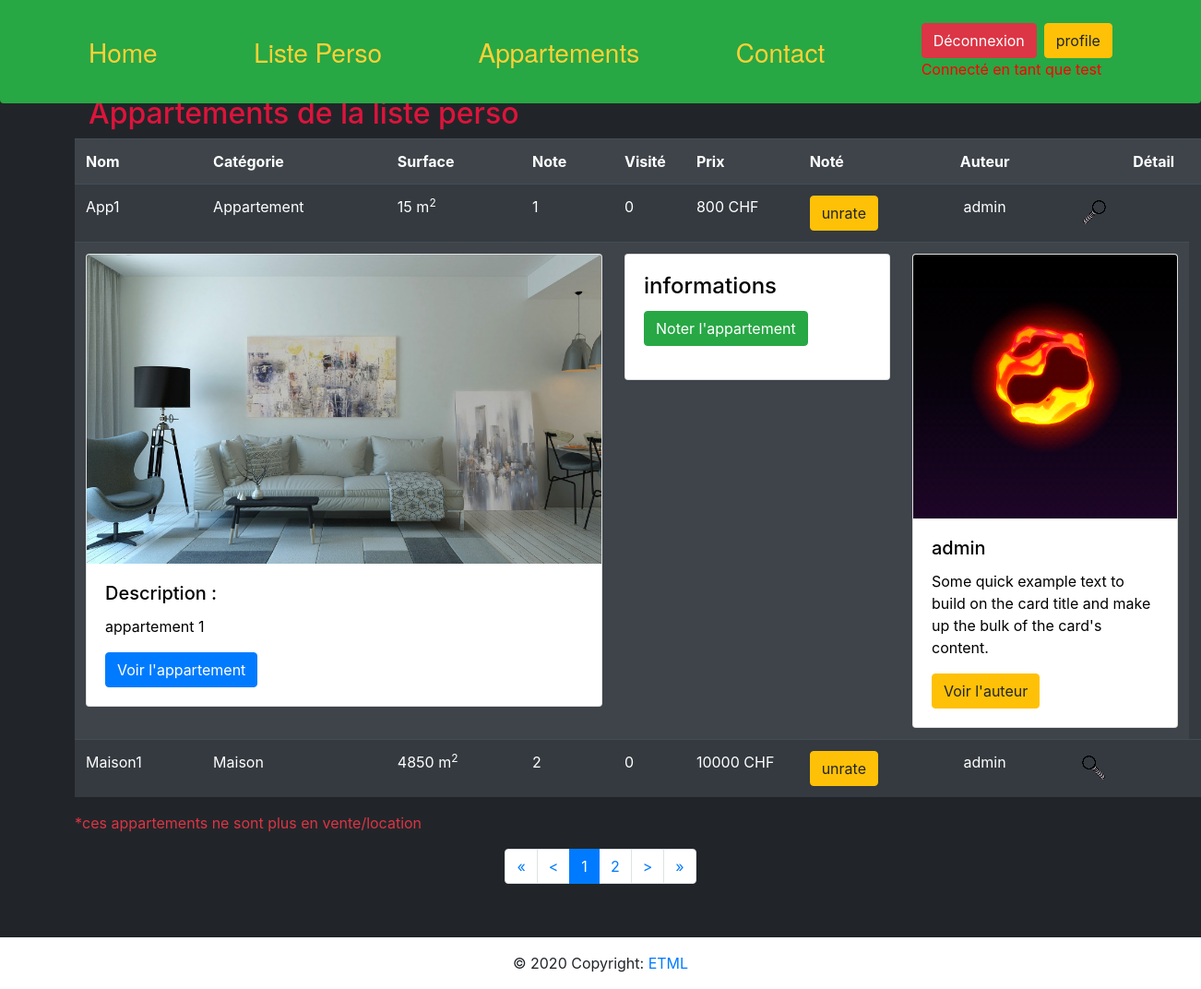
The page /index.php?controller=appartement&action=unrate&id=1 (signed in) on the database its author committed.
### tables this page shows
CREATE TABLE `t_appartementswishlist` (
  `idUser` int(11) NOT NULL,
  `idAppartement` int(11) NOT NULL,
  `appVisited` tinyint(1) DEFAULT '0',
  `appRated` tinyint(1) DEFAULT '0'
);

CREATE TABLE `t_appartement` (
  `idAppartement` bigint(20) UNSIGNED NOT NULL,
  `appName` varchar(50) NOT NULL,
  `appDescription` varchar(255) DEFAULT NULL,
  `appCategory` varchar(50) DEFAULT NULL,
  `appImage` varchar(255) DEFAULT 'defaultAppartementPicture.jpg',
  `appSurface` float DEFAULT NULL,
  `appPrix` float NOT NULL,
  `appDate` datetime NOT NULL DEFAULT CURRENT_TIMESTAMP,
  `appRate` int(11) NOT NULL DEFAULT '0',
  `appVisibility` tinyint(1) NOT NULL DEFAULT '1',
  `idUser` int(11) NOT NULL
);

CREATE TABLE `t_category` (
  `idCategory` bigint(20) UNSIGNED NOT NULL,
  `catName` varchar(100) NOT NULL DEFAULT 'Appartement'
);

CREATE TABLE `t_user` (
  `idUser` bigint(20) UNSIGNED NOT NULL,
  `usePseudo` varchar(50) NOT NULL,
  `useFirstname` varchar(50) DEFAULT NULL,
  `useName` varchar(50) DEFAULT NULL,
  `usePassword` varchar(255) NOT NULL,
  `useMail` varchar(50) DEFAULT NULL,
  `usePhone` varchar(20) DEFAULT NULL,
  `useImage` varchar(255) DEFAULT 'defaultUserPicture.png	',
  `useRole` smallint(6) NOT NULL DEFAULT '50',
  `useProfilePref` int(11) NOT NULL DEFAULT '1',
  `useCreatedOn` datetime NOT NULL DEFAULT CURRENT_TIMESTAMP
);

### controller/AppartementController.php (called while the page is built, shortened)
<?php
include_once("model/Database.php");
class AppartementController extends Controller {
    public function display() {
        $action = "listAction";
        if (!array_key_exists("action", $_GET))
        {
            $action = "listAction";
        }
        else
        {
            switch($_GET["action"])
            {
                case "list":
                case "rate":
                case "unrate":
                    $action = $_GET["action"] . "Action";
                    break;
            }
        }
        return call_user_func(array($this, $action));
    }
    private function unrateAction() {
        $database = new Database();
        $startIndex = 0;
        $lengthAppartement = 5;
        if (array_key_exists("id", $_GET) && $database->AppartementExist($_GET["id"]) && $database->isRateExist($_SESSION["idUser"], $_GET["id"]))
        {
            $database->removeRating($_SESSION["idUser"], $_GET["id"]);
            $database->updateWish($_SESSION["idUser"], $_GET["id"], $database->GetVisitedStateForWish($_SESSION["idUser"], $_GET["id"]), 0);
            $database->updateAppartementRate($_GET["id"]);
        }
        $wishAppartements = $database->getAllWishAppartements($startIndex, $lengthAppartement, $_SESSION["idUser"]);
        $view = file_get_contents('view/page/appartement/wishlist.php');
        eval('?>' . $view);
        $content = ob_get_clean();
        return $content;
    }
}

### model/Database.php (called while the page is built, shortened)
<?php
class Database {
    private $connector;
    public function __construct()
    {
        $dbName = $GLOBALS['MM_CONFIG']['database']['dbName'];
        $user = $GLOBALS['MM_CONFIG']['database']['username'];
        $password = $GLOBALS['MM_CONFIG']['database']['password'];
        $charset = $GLOBALS['MM_CONFIG']['database']['charset'];
        $host = $GLOBALS['MM_CONFIG']['database']['host'];
        $port = $GLOBALS['MM_CONFIG']['database']['port'];
        $this->connector = new PDO("mysql:host=$host;port=$port;dbname=$dbName;charset=$charset" , $user, $password);
    }
    private function queryPrepareExecute($query, $binds)
    {
        $req = $this->connector->prepare($query);
        if(isset($binds))
        {
            foreach($binds as $bind)
            {
                $req->bindValue($bind['marker'], $bind['input'], $bind['type']);
            }
        }
        $req->execute();
        return $req;
    }
    private function formatData($req)
    {
        return $req->fetchALL(PDO::FETCH_ASSOC);
    }
    public function getAllWishAppartements($start = 0, $length = 5, $idUser)
    {
        $req = $this->queryPrepareExecute('SELECT * FROM t_appartementswishlist
                                            LEFT JOIN t_appartement ON t_appartement.idAppartement = t_appartementswishlist.idAppartement
                                            LEFT JOIN t_category ON t_appartement.appCategory = t_category.idCategory
                                            WHERE t_appartementswishlist.idUser = ' . $idUser . ' LIMIT '.  $start . ', ' . $length, null);
        $appartements = $this->formatData($req);
        return $appartements;
    }
    public function getOneUserById($userId){
        $query = "SELECT * FROM t_user WHERE idUser = '$userId'";
        $req = $this->queryPrepareExecute($query, null);
        $userArray = $this->formatData($req);
        $user = $userArray[0];
        return $user;
    }
}
?>

### view/page/appartement/wishlist.php (the view, shortened to what this page needs)
<div class="d-flex">
	<div>
		<h2>Appartements de la liste perso</h2>
	</div>
</div>
<div class="row">
	<table class="table table-striped table-dark">
	<tr>
		<th>Nom</th>
		<th>Catégorie</th>
		<th>Surface</th>
        <th>Note</th>
		<th>Visité</th>
		<th>Prix</th>
		<th>Noté</th>
		<th class="text-center">Auteur</th>
		<th colspan="2" class="text-center">Détail</th>
	</tr>
	<?php
		$startIndex = 0;
		if (array_key_exists("start", $_GET))
		{
			$startIndex = $_GET["start"];
		}
		foreach ($wishAppartements as $appartement) {
			$user = $database->getOneUserById($appartement["idUser"]);
			echo '<tr ';
				if (!$appartement['appVisibility'])
				{
					echo 'class="text-danger"';
				}
				echo '>';
				echo '<td><a class="text-white" href="index.php?controller=appartement&action=detail&id=' . htmlspecialchars($appartement['idAppartement']) . '">' . htmlspecialchars($appartement['appName']) . '</a></td>';
				echo '<td>' . htmlspecialchars($appartement['catName']) . '</td>';
				echo '<td>' . htmlspecialchars($appartement['appSurface']) . ' m<sup>2</sup></td>';
				echo '<td>' . htmlspecialchars($appartement['appRate']) . '</td>';
				echo '<td>' . htmlspecialchars($appartement['appVisited']) . '</td>';
				echo '<td>' . htmlspecialchars($appartement['appPrix']) . ' CHF</td>';
                if (htmlspecialchars($appartement['appRated']) == 0)
                {
                    echo '<td><a class="btn btn-primary" href="index.php?controller=appartement&action=rate&id=' . htmlspecialchars($appartement['idAppartement']) . '">rate</a></td>';
                }
                else
                {
                    echo '<td><a class="btn btn-warning" href="index.php?controller=appartement&action=unrate&id=' . htmlspecialchars($appartement['idAppartement']) . '">unrate</a></td>';
                }
				echo '<td class="text-center">' . $user["usePseudo"] . '</td>';
				if (array_key_exists("id", $_GET) && $_GET["id"] == $appartement["idAppartement"])
				{
					echo '<td><a href="index.php?controller=appartement&action=wishlist&start=' . $startIndex . '"><div class="bg-iconLoupe-reverse"></div></a></td>';
                    echo '<td><a onclick="return confirm(\'Voulez-vous vraiment retirer cet appartement de votre liste personnelle ?\')" href="index.php?controller=appartement&action=removeWish&page=wishlist&id=' . htmlspecialchars($appartement['idAppartement']) . '"><img src="resources/image/icone/removeHouse.png" alt="remove house icon"></a></td>';
				}
				else
				{
					echo '<td><a href="index.php?controller=appartement&action=wishlist&id=' . htmlspecialchars($appartement['idAppartement']) . '&start=' . $startIndex . '"><div class="bg-iconLoupe"></div></a></td>';
                    echo '<td><a onclick="return confirm(\'Voulez-vous vraiment retirer cet appartement de votre liste personnelle ?\')" href="index.php?controller=appartement&action=removeWish&page=wishlist&id=' . htmlspecialchars($appartement['idAppartement']) . '"><img src="resources/image/icone/removeHouse.png" alt="remove house icon"></a></td>';
				}
			echo '</tr>';
			if (array_key_exists("id", $_GET) && htmlspecialchars($_GET["id"]) == htmlspecialchars($appartement['idAppartement']))
			{
				echo '<tr>';
					$imageLink = '"resources/image/Appartements/' . htmlspecialchars($appartement['appImage']) . '"';
					echo '<td COLSPAN="4">';
						echo '<div class="card" style="width: 35rem;">';
							echo '<img src=' . $imageLink . ' class="card-img-top d-block w-100" alt="image de profile du créateur de l\'appartement">';
							echo '<div class="card-body" style="color:black">';
								echo '<h5 class="card-title">Description :</h5>';
								echo '<p class="card-text">' . $appartement["appDescription"] . '</p>';
								if (array_key_exists("isConnected", $_SESSION) && $_SESSION["isConnected"])
								{
									echo '<a href="index.php?controller=appartement&action=detail&id=' . htmlspecialchars($appartement['idAppartement']) . '" class="btn btn-primary">Voir l\'appartement</a>';
								}
								else
								{
									echo '<a href="index.php?controller=user&action=loginForm" class="btn btn-primary">Voir l\'appartement</a>';
								}
							echo '</div>';
						echo '</div>';
					echo '</td>';
					echo '<td COLSPAN="3">';
						echo '<div class="card" style="width: 18rem;">';
							echo '<div class="card-body" style="color:black">';
								echo '<h4 class="card-title">informations</h4>';
								if (array_key_exists("isConnected", $_SESSION) && $_SESSION["isConnected"])
								{
									echo '<a href="index.php?controller=appartement&action=detail&id=' . htmlspecialchars($appartement['idAppartement']) . '" class="btn btn-success">Noter l\'appartement</a>' . '</p>';
								}
								else
								{
									echo '<a href="index.php?controller=user&action=loginForm" class="btn btn-success">Login ?</a>';
								}
							echo '</div>';
						echo '</div>';
					echo '</td>';
					$imageProfilLink = '"resources/image/Users/' . htmlspecialchars($user['useImage']) . '"';
					echo '<td COLSPAN="2" style="width:100px">';
						echo '<div class="card" style="width: 18rem;">';
							echo '<img src=' . $imageProfilLink . ' class="card-img-top" alt="image de profile du créateur de l\'appartement">';
							echo '<div class="card-body" style="color:black">';
								echo '<h5 class="card-title">' . $user["usePseudo"] . '</h5>';
								echo '<p class="card-text">Some quick example text to build on the card title and make up the bulk of the card\'s content.</p>';
								if (array_key_exists("isConnected", $_SESSION) && $_SESSION["isConnected"])
								{
									echo '<a href="index.php?controller=user&action=profile&idUser=' . $user["idUser"] .  '" class="btn btn-warning">Voir l\'auteur</a>';
								}
								else
								{
									echo '<a href="index.php?controller=user&action=loginForm" class="btn btn-warning">Login ?</a>';
								}
							echo '</div>';
						echo '</div>';
					echo '</td>';
				echo '</tr>';
			}
		}
		$realStartIndex = 0;
		$lengthAppartement = 5;
		$appartementsNumber = 8;
		if (array_key_exists("appartementsPerPage", $_SESSION))
		{
			$lengthAppartement = $_SESSION["appartementsPerPage"];
		}
		if ($startIndex - $lengthAppartement < 0)
		{
			$realStartIndex = 0;
		}
		else
		{
			$realStartIndex = $startIndex - $lengthAppartement;
		}
	?>
	</table>
	<div>
		<p class="text-danger">*ces appartements ne sont plus en vente/location</p>
	</div>
	<div class="justify-content-right numPage" id="numPage">
		<ul class="pagination justify-content-center">
			<li class="page-item">
			<a class="page-link" href="index.php?controller=appartement&action=wishlist&start=0" aria-label="Previous">
				<span aria-hidden="true">&laquo;</span>
			</a>
			</li>
			<li><a class="page-link" <?php echo 'href="index.php?controller=appartement&action=wishlist&start=' . $realStartIndex . '"';?>><span aria-hidden="true"><</span></a></li>
			<?php
				if (array_key_exists("appartementsNumber", $_SESSION))
				{
					if ($appartementsNumber <= $lengthAppartement)
					{
						echo '<li class="page-item active"><a class="page-link" href="#">' . '1' . '</a></li>';
					}
					else if ($appartementsNumber <= 2*$lengthAppartement)
					{
						if ($startIndex < $lengthAppartement)
						{
							echo '<li class="page-item active"><a class="page-link" href="#">' . '1' . '</a></li>';
							echo '<li class="page-item"><a class="page-link" href="index.php?controller=appartement&action=wishlist&start=' . ($startIndex + $lengthAppartement) . '">' . '2' . '</a></li>';
						}
						else
						{
							echo '<li class="page-item"><a class="page-link" href="index.php?controller=appartement&action=wishlist&start=0">' . '1' . '</a></li>';
							echo '<li class="page-item active"><a class="page-link" href="#">' . '2' . '</a></li>';
						}
					}
					else
					{
						if ($startIndex < $lengthAppartement)
						{
							echo '<li class="page-item active"><a class="page-link" href="#">' . '1' . '</a></li>';
							echo '<li class="page-item"><a class="page-link" href="index.php?controller=appartement&action=wishlist&start=' . ($startIndex + $lengthAppartement) . '">' . '2' . '</a></li>';
						}
						else if ($startIndex >= $appartementsNumber - $lengthAppartement)
						{
							echo '<li class="page-item"><a class="page-link" href="index.php?controller=appartement&action=wishlist&start=' . ($startIndex - $lengthAppartement) . '">' . (int)(($realStartIndex/$lengthAppartement) + 1) . '</a></li>';
							echo '<li class="page-item active"><a class="page-link" href="#">' . (int)(($realStartIndex/$lengthAppartement) + 2) . '</a></li>';
						}
						else
						{
							echo '<li class="page-item"><a class="page-link" href="index.php?controller=appartement&action=wishlist&start=' . $realStartIndex . '">' . ($realStartIndex/$lengthAppartement + 1) . '</a></li>';
							echo '<li class="page-item active"><a class="page-link" href="#">' . ($realStartIndex/$lengthAppartement + 2) . '</a></li>';
							echo '<li class="page-item"><a class="page-link" href="index.php?controller=appartement&action=wishlist&start=' . ($startIndex + $lengthAppartement) . '">' . ($realStartIndex/$lengthAppartement + 3) . '</a></li>';
						}
					}
				}
				else
				{
					if ($realStartIndex <= $lengthAppartement)
					{
						echo '<li class="page-item active"><a class="page-link" href="#">' . '1' . '</a></li>';
						if (sizeof($appartements) != 0)
						{
							echo '<li class="page-item"><a class="page-link" href="index.php?controller=appartement&action=wishlist&start=' . ($startIndex + $lengthAppartement) . '">' . '2' . '</a></li>';
						}
					}
				}
			?>
			<li><a class="page-link" <?php echo 'href="index.php?controller=appartement&action=wishlist&start=' . ($startIndex + $lengthAppartement) . '"';?>><span aria-hidden="true">></span></a></li>
			<li class="page-item">
				<?php
				echo '<a class="page-link" href="index.php?controller=appartement&action=wishlist&start=' . PHP_INT_MAX . '" aria-label="Next">';
				?>
				<span aria-hidden="true">&raquo;</span>
			</a>
			</li>
		</ul>
	</div>
</div>

### resources/css/style.css (style rules this page uses)
html, body { height: 100%; }
body { display: flex; flex-direction: column; }
body { background-color: #212529; background-size: cover; overflow-x:hidden; }
h2 { color: crimson; }
.bg-iconLoupe { width: 32px; height: 32px; background: url('../image/icone/css_sprites.png') -63px -114px; }
.bg-iconLoupe-reverse { width: 32px; height: 32px; background: url('../image/icone/css_sprites.png') -63px -114px; transform: scaleX(-1); }
footer { text-align: center; background-color: white; }
#numPage { width: 100%; margin-bottom: 50px; }

### rows shown on the page
t_appartementswishlist: idAppartement.appName "App1", t_category.catName "Appartement", idAppartement.appSurface "15", idAppartement.appRate "1", appVisited "0", idAppartement.appPrix "800", t_user.usePseudo "admin", idAppartement.appImage (picture), idAppartement.appDescription "appartement 1", t_user.useImage (picture)
t_appartementswishlist: idAppartement.appName "Maison1", t_category.catName "Maison", idAppartement.appSurface "4850", idAppartement.appRate "2", appVisited "0", idAppartement.appPrix "10000", t_user.usePseudo "admin"

### other values the page prints
$_SESSION['username'] "test"
